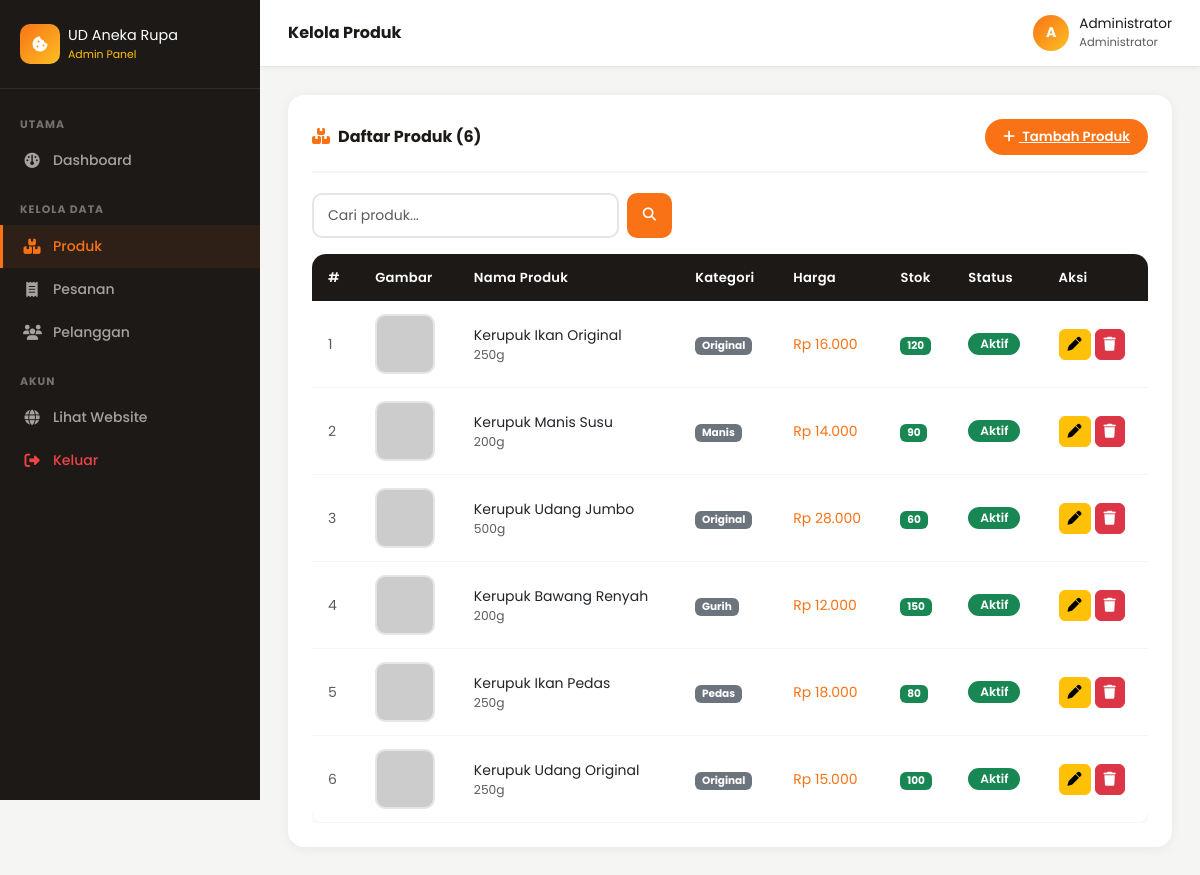
/admin/produk.php (signed in), run on the app's committed database.
### tables this page shows
CREATE TABLE produk (
    id INT AUTO_INCREMENT PRIMARY KEY,
    nama_produk VARCHAR(150) NOT NULL,
    deskripsi TEXT,
    harga DECIMAL(10,2) NOT NULL,
    stok INT NOT NULL DEFAULT 0,
    berat_gram INT COMMENT 'Berat per kemasan dalam gram',
    gambar VARCHAR(255),
    kategori ENUM('original','pedas','manis','gurih') DEFAULT 'original',
    status ENUM('aktif','nonaktif') DEFAULT 'aktif',
    created_at TIMESTAMP DEFAULT CURRENT_TIMESTAMP,
    updated_at TIMESTAMP DEFAULT CURRENT_TIMESTAMP ON UPDATE CURRENT_TIMESTAMP
);

### config/config.php (called while the page is built, shortened)
<?php
function formatRupiah($angka) {
    return 'Rp ' . number_format($angka, 0, ',', '.');
}
function sanitize($data) {
    return htmlspecialchars(strip_tags(trim($data)));
}

### admin/produk.php (the view, shortened to what this page needs)
<?php
require_once '../config/config.php';
$action = $_GET['action'] ?? 'list';
$produk_edit = null;
$search   = sanitize($_GET['search'] ?? '');
$per_page = 10;
$cur_page = max(1, (int)($_GET['page'] ?? 1));
$offset   = ($cur_page - 1) * $per_page;
$where = $search ? "WHERE nama_produk LIKE '%$search%'" : '';
$total = $conn->query("SELECT COUNT(*) as c FROM produk $where")->fetch_assoc()['c'];
$produk_list = $conn->query("SELECT * FROM produk $where ORDER BY id DESC LIMIT $per_page OFFSET $offset")->fetch_all(MYSQLI_ASSOC);
include 'includes/header_admin.php';
?>
<?php if ($action === 'tambah' || $action === 'edit'): ?>
<div class="page-card" style="max-width:760px;">
    <div class="page-card-header">
        <h6 class="page-card-title">
            <i class="fa-solid fa-<?= $action === 'tambah' ? 'plus' : 'pen' ?> me-2" style="color:var(--primary);"></i>
            <?= $action === 'tambah' ? 'Tambah Produk Baru' : 'Edit Produk' ?>
        </h6>
        <a href="produk.php" class="btn btn-sm btn-outline-secondary" style="border-radius:50px;">
            <i class="fa-solid fa-arrow-left me-1"></i> Kembali
        </a>
    </div>
    <form method="POST" action="produk.php" enctype="multipart/form-data">
        <input type="hidden" name="edit_id" value="<?= $produk_edit['id'] ?? 0 ?>">
        <input type="hidden" name="old_gambar" value="<?= $produk_edit['gambar'] ?? '' ?>">
        <div class="row g-3">
            <div class="col-md-8">
                <label class="form-label">Nama Produk <span class="text-danger">*</span></label>
                <input type="text" name="nama_produk" class="form-control"
                       value="<?= htmlspecialchars($produk_edit['nama_produk'] ?? '') ?>" required>
            </div>
            <div class="col-md-4">
                <label class="form-label">Kategori</label>
                <select name="kategori" class="form-select">
                    <?php foreach(['original','pedas','gurih','manis'] as $k): ?>
                    <option value="<?= $k ?>" <?= ($produk_edit['kategori'] ?? '') === $k ? 'selected' : '' ?>><?= ucfirst($k) ?></option>
                    <?php endforeach; ?>
                </select>
            </div>
            <div class="col-12">
                <label class="form-label">Deskripsi Produk</label>
                <textarea name="deskripsi" class="form-control" rows="3"><?= htmlspecialchars($produk_edit['deskripsi'] ?? '') ?></textarea>
            </div>
            <div class="col-md-4">
                <label class="form-label">Harga (Rp) <span class="text-danger">*</span></label>
                <input type="number" name="harga" class="form-control" min="0"
                       value="<?= $produk_edit['harga'] ?? '' ?>" required>
            </div>
            <div class="col-md-4">
                <label class="form-label">Stok <span class="text-danger">*</span></label>
                <input type="number" name="stok" class="form-control" min="0"
                       value="<?= $produk_edit['stok'] ?? 0 ?>" required>
            </div>
            <div class="col-md-4">
                <label class="form-label">Berat (gram)</label>
                <input type="number" name="berat_gram" class="form-control" min="0"
                       value="<?= $produk_edit['berat_gram'] ?? 250 ?>">
            </div>
            <div class="col-md-6">
                <label class="form-label">Gambar Produk</label>
                <input type="file" name="gambar" class="form-control" accept="image/*"
                       onchange="previewImage(this,'imgPreview')">
                <div class="mt-2">
                    <?php
                    $old_img = $produk_edit['gambar'] ?? '';
                    $prev_src = ($old_img && file_exists("../assets/images/produk/$old_img"))
                        ? APP_URL . "/assets/images/produk/$old_img"
                        : '';
                    ?>
                    <img id="imgPreview"
                         src="<?= $prev_src ?>"
                         class="img-preview"
                         style="<?= $prev_src ? '' : 'display:none;' ?>">
                </div>
                <div class="form-text">Format: JPG/PNG/WEBP. Maks 2MB.</div>
            </div>
            <div class="col-md-6">
                <label class="form-label">Status</label>
                <select name="status" class="form-select">
                    <option value="aktif" <?= ($produk_edit['status'] ?? 'aktif') === 'aktif' ? 'selected' : '' ?>>✅ Aktif</option>
                    <option value="nonaktif" <?= ($produk_edit['status'] ?? '') === 'nonaktif' ? 'selected' : '' ?>>⛔ Nonaktif</option>
                </select>
            </div>
        </div>
        <div class="d-flex gap-2 mt-4">
            <button type="submit" class="btn-orange px-4 py-2">
                <i class="fa-solid fa-floppy-disk me-2"></i>
                <?= $action === 'tambah' ? 'Simpan Produk' : 'Update Produk' ?>
            </button>
            <a href="produk.php" class="btn btn-outline-secondary px-4 py-2" style="border-radius:8px;">Batal</a>
        </div>
    </form>
</div>
<?php else: ?>
<div class="page-card">
    <div class="page-card-header">
        <h6 class="page-card-title"><i class="fa-solid fa-boxes-stacked me-2" style="color:var(--primary);"></i>Daftar Produk (<?= $total ?>)</h6>
        <a href="produk.php?action=tambah" class="btn-orange" style="border-radius:50px;padding:8px 18px;font-size:.83rem;">
            <i class="fa-solid fa-plus me-1"></i> Tambah Produk
        </a>
    </div>
    <form method="GET" class="mb-3">
        <div class="d-flex gap-2" style="max-width:360px;">
            <input type="text" name="search" class="form-control" placeholder="Cari produk..." value="<?= htmlspecialchars($search) ?>">
            <button type="submit" class="btn-orange px-3" style="border-radius:10px;"><i class="fa-solid fa-search"></i></button>
        </div>
    </form>
    <div class="table-responsive">
        <table class="table admin-table mb-0">
            <thead>
                <tr>
                    <th>#</th>
                    <th>Gambar</th>
                    <th>Nama Produk</th>
                    <th>Kategori</th>
                    <th>Harga</th>
                    <th>Stok</th>
                    <th>Status</th>
                    <th>Aksi</th>
                </tr>
            </thead>
            <tbody>
                <?php if (empty($produk_list)): ?>
                <tr><td colspan="8" class="text-center py-4 text-muted">Produk tidak ditemukan</td></tr>
                <?php else: ?>
                <?php foreach ($produk_list as $i => $p): ?>
                <tr>
                    <td class="text-muted small"><?= $offset + $i + 1 ?></td>
                    <td>
                        <?php $img = !empty($p['gambar']) && file_exists("../assets/images/produk/{$p['gambar']}")
                            ? APP_URL . "/assets/images/produk/{$p['gambar']}"
                            : "https://placehold.co/80x80/FFF7ED/F97316?text=IMG"; ?>
                        <img src="<?= $img ?>" class="img-preview" alt="">
                    </td>
                    <td>
                        <div class="fw-600"><?= htmlspecialchars($p['nama_produk']) ?></div>
                        <div class="text-muted small"><?= $p['berat_gram'] ?>g</div>
                    </td>
                    <td><span class="badge bg-secondary text-white"><?= ucfirst($p['kategori']) ?></span></td>
                    <td class="fw-700" style="color:var(--primary);"><?= formatRupiah($p['harga']) ?></td>
                    <td>
                        <span class="badge <?= $p['stok'] <= 5 ? 'bg-danger' : ($p['stok'] <= 20 ? 'bg-warning text-dark' : 'bg-success') ?>">
                            <?= $p['stok'] ?>
                        </span>
                    </td>
                    <td>
                        <?php if ($p['status'] === 'aktif'): ?>
                        <span class="badge badge-status bg-success">Aktif</span>
                        <?php else: ?>
                        <span class="badge badge-status bg-secondary">Nonaktif</span>
                        <?php endif; ?>
                    </td>
                    <td>
                        <div class="d-flex gap-1">
                            <a href="produk.php?action=edit&id=<?= $p['id'] ?>" class="btn btn-sm btn-warning" title="Edit" style="border-radius:6px;">
                                <i class="fa-solid fa-pen"></i>
                            </a>
                            <form id="del-prod-<?= $p['id'] ?>" action="produk.php?action=hapus&id=<?= $p['id'] ?>" method="GET">
                                <button type="button" class="btn btn-sm btn-danger" title="Hapus" style="border-radius:6px;"
                                        onclick="confirmDelete('del-prod-<?= $p['id'] ?>')">
                                    <i class="fa-solid fa-trash"></i>
                                </button>
                            </form>
                        </div>
                    </td>
                </tr>
                <?php endforeach; ?>
                <?php endif; ?>
            </tbody>
        </table>
    </div>
</div>
<?php endif; ?>
<?php include 'includes/footer_admin.php'; ?>

### admin/includes/header_admin.php (style rules this page uses)
:root { --primary: #F97316; --primary-dark: #EA580C; --light-bg: #FFF7ED; --sidebar-w: 260px; --dark: #1C1917; --gray: #78716C; }
* { box-sizing: border-box; }
body { font-family: 'Poppins', sans-serif; background: #F5F5F4; margin: 0; }
.admin-table { border-radius: 14px; overflow: hidden; box-shadow: 0 2px 12px rgba(0,0,0,.06); }
.admin-table thead th { background: var(--dark); color: white; font-weight: 600; font-size: .82rem; padding: 14px 16px; border: none; letter-spacing: .3px; }
.admin-table tbody tr { transition: background .2s; }
.admin-table tbody td { padding: 13px 16px; border-color: #F5F5F4; font-size: .875rem; vertical-align: middle; }
.btn-orange { background: var(--primary); color: white; border: none; border-radius: 8px; padding: 8px 16px; font-size: .83rem; font-weight: 600; transition: all .2s; }
.badge-status { font-size: .76rem; font-weight: 600; padding: 5px 12px; border-radius: 50px; }
.form-control, .form-select { border: 2px solid #E7E5E4; border-radius: 10px; padding: 10px 14px; font-size: .875rem; transition: all .3s; }
.page-card { background: white; border-radius: 16px; padding: 24px; box-shadow: 0 2px 12px rgba(0,0,0,.06); margin-bottom: 24px; }
.page-card-header { display: flex; align-items: center; justify-content: space-between; margin-bottom: 20px; padding-bottom: 16px; border-bottom: 2px solid #F5F5F4; }
.page-card-title { font-weight: 700; font-size: 1rem; color: var(--dark); margin: 0; }
.img-preview { width: 60px; height: 60px; border-radius: 10px; object-fit: cover; border: 2px solid #E7E5E4; }

### data on the page
produk: i "1", nama_produk "Kerupuk Ikan Original", berat_gram "250", kategori "Original", harga "Rp 16.000", stok "120", status "Aktif"
produk: i "2", nama_produk "Kerupuk Manis Susu", berat_gram "200", kategori "Manis", harga "Rp 14.000", stok "90", status "Aktif"
produk: i "3", nama_produk "Kerupuk Udang Jumbo", berat_gram "500", kategori "Original", harga "Rp 28.000", stok "60", status "Aktif"
produk: i "4", nama_produk "Kerupuk Bawang Renyah", berat_gram "200", kategori "Gurih", harga "Rp 12.000", stok "150", status "Aktif"
produk: i "5", nama_produk "Kerupuk Ikan Pedas", berat_gram "250", kategori "Pedas", harga "Rp 18.000", stok "80", status "Aktif"
produk: i "6", nama_produk "Kerupuk Udang Original", berat_gram "250", kategori "Original", harga "Rp 15.000", stok "100", status "Aktif"

### other printed values
$page_title "Kelola Produk"
substr($_SESSION['admin_nama'] ?? 'A', 0, 1) "A"
$_SESSION['admin_nama'] "Administrator"
$total "6"
